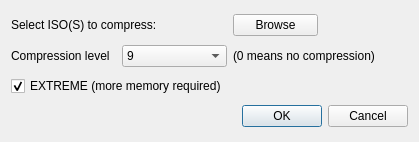
<?xml version="1.0" encoding="UTF-8"?>
<ui version="4.0">
 <class>compress7soDialog</class>
 <widget class="QDialog" name="compress7soDialog">
  <property name="geometry">
   <rect>
    <x>0</x>
    <y>0</y>
    <width>419</width>
    <height>142</height>
   </rect>
  </property>
  <property name="minimumSize">
   <size>
    <width>400</width>
    <height>142</height>
   </size>
  </property>
  <property name="maximumSize">
   <size>
    <width>16777215</width>
    <height>16777215</height>
   </size>
  </property>
  <property name="windowTitle">
   <string>Compress ISO Settings</string>
  </property>
  <layout class="QGridLayout" name="gridLayout">
   <item row="0" column="0" colspan="2">
    <widget class="QLabel" name="labelFile">
     <property name="text">
      <string>Select ISO(S) to compress:</string>
     </property>
    </widget>
   </item>
   <item row="0" column="2">
    <widget class="QPushButton" name="pushButtonFile">
     <property name="text">
      <string>Browse</string>
     </property>
    </widget>
   </item>
   <item row="0" column="3">
    <widget class="QLabel" name="labelFileSelected">
     <property name="text">
      <string/>
     </property>
    </widget>
   </item>
   <item row="1" column="0">
    <widget class="QLabel" name="labelCompression">
     <property name="text">
      <string>Compression level</string>
     </property>
    </widget>
   </item>
   <item row="1" column="1">
    <widget class="QComboBox" name="comboCompression">
     <property name="accessibleName">
      <string/>
     </property>
     <property name="accessibleDescription">
      <string/>
     </property>
     <property name="currentIndex">
      <number>9</number>
     </property>
     <item>
      <property name="text">
       <string>0</string>
      </property>
     </item>
     <item>
      <property name="text">
       <string>1</string>
      </property>
     </item>
     <item>
      <property name="text">
       <string>2</string>
      </property>
     </item>
     <item>
      <property name="text">
       <string>3</string>
      </property>
     </item>
     <item>
      <property name="text">
       <string>4</string>
      </property>
     </item>
     <item>
      <property name="text">
       <string>5</string>
      </property>
     </item>
     <item>
      <property name="text">
       <string>6</string>
      </property>
     </item>
     <item>
      <property name="text">
       <string>7</string>
      </property>
     </item>
     <item>
      <property name="text">
       <string>8</string>
      </property>
     </item>
     <item>
      <property name="text">
       <string>9</string>
      </property>
     </item>
    </widget>
   </item>
   <item row="1" column="2" colspan="2">
    <widget class="QLabel" name="label">
     <property name="text">
      <string>(0 means no compression)</string>
     </property>
    </widget>
   </item>
   <item row="3" column="0" colspan="4">
    <widget class="QDialogButtonBox" name="buttonBox">
     <property name="standardButtons">
      <set>QDialogButtonBox::Cancel|QDialogButtonBox::Ok</set>
     </property>
    </widget>
   </item>
   <item row="2" column="0" colspan="2">
    <widget class="QCheckBox" name="extremeCheckBox">
     <property name="text">
      <string>EXTREME (more memory required)</string>
     </property>
     <property name="checked">
      <bool>true</bool>
     </property>
    </widget>
   </item>
  </layout>
 </widget>
 <layoutdefault spacing="6" margin="11"/>
 <resources/>
 <connections/>
</ui>
